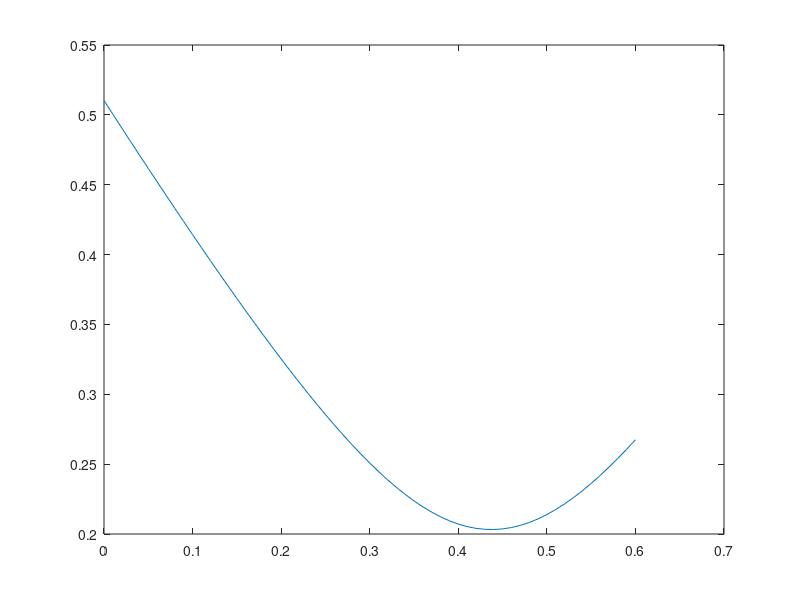

The MATLAB script that drew this image: (Note: this script raises an error after producing the figure.)
%求解问题2理想抛物面h
clear,clc
load Data1.mat
R=300.4;
F=0.466*R;
alpha=36.795/180*pi;beta=78.169/180*pi;
M=cell2mat(Data1(:,2:4));
K=[-cos(beta)*cos(alpha),-cos(beta)*sin(alpha),-sin(beta)];
M1=sqrt(sum(M.*M,2));
K1=sqrt(sum(K.*K));
costheta=(M*K')./(K1*M1);
select_index=find(costheta>cos(pi/6));
select_point=M(select_index,:);
source_point=select_point;
save source_point.mat source_point
theta=acos(costheta(select_index));
select_point_d=M1(select_index);
fitness=[];
for h=0:0.01:0.6
    P=2*(F+h);
    r=(-2*P*cos(theta)+sqrt(4*(P*cos(theta)).^2+8*(sin(theta)).^2*P*(R+h)))./(2*(sin(theta)).^2);
    r(1)=R+h;
    D=r-select_point_d;
    fitness=[fitness,sqrt(mean(D.*D))];
end
h=0:0.01:0.6;
plot(h,fitness)
best_h=h(find(fitness==min(fitness)))%best_h =0.4400
%%

f=@(h) getfitness_p1(h,theta,select_point_d);
[result,best_h2]=huangjin(f,[0,0.6],100)%result = 0.2032;best_h2 =0.4380
%%
% getfitness_p1(h,theta,select_point_d)
h=0.4380;
R=300.4;
F=0.466*R;
P=2*(F+h);
r=(-2*P*cos(theta)+sqrt(4*(P*cos(theta)).^2+8*(sin(theta)).^2*P*(R+h)))./(2*(sin(theta)).^2);
r(1)=R+h;
D=r-select_point_d;
%fit=sqrt(mean(D.*D));
mean(D)

function fit=getfitness_p1(h,theta,select_point_d) 
R=300.4;
F=0.466*R;
P=2*(F+h);
r=(-2*P*cos(theta)+sqrt(4*(P*cos(theta)).^2+8*(sin(theta)).^2*P*(R+h)))./(2*(sin(theta)).^2);
r(1)=R+h;
D=r-select_point_d;
fit=sqrt(mean(D.*D));
%fit=mean(D);
end

